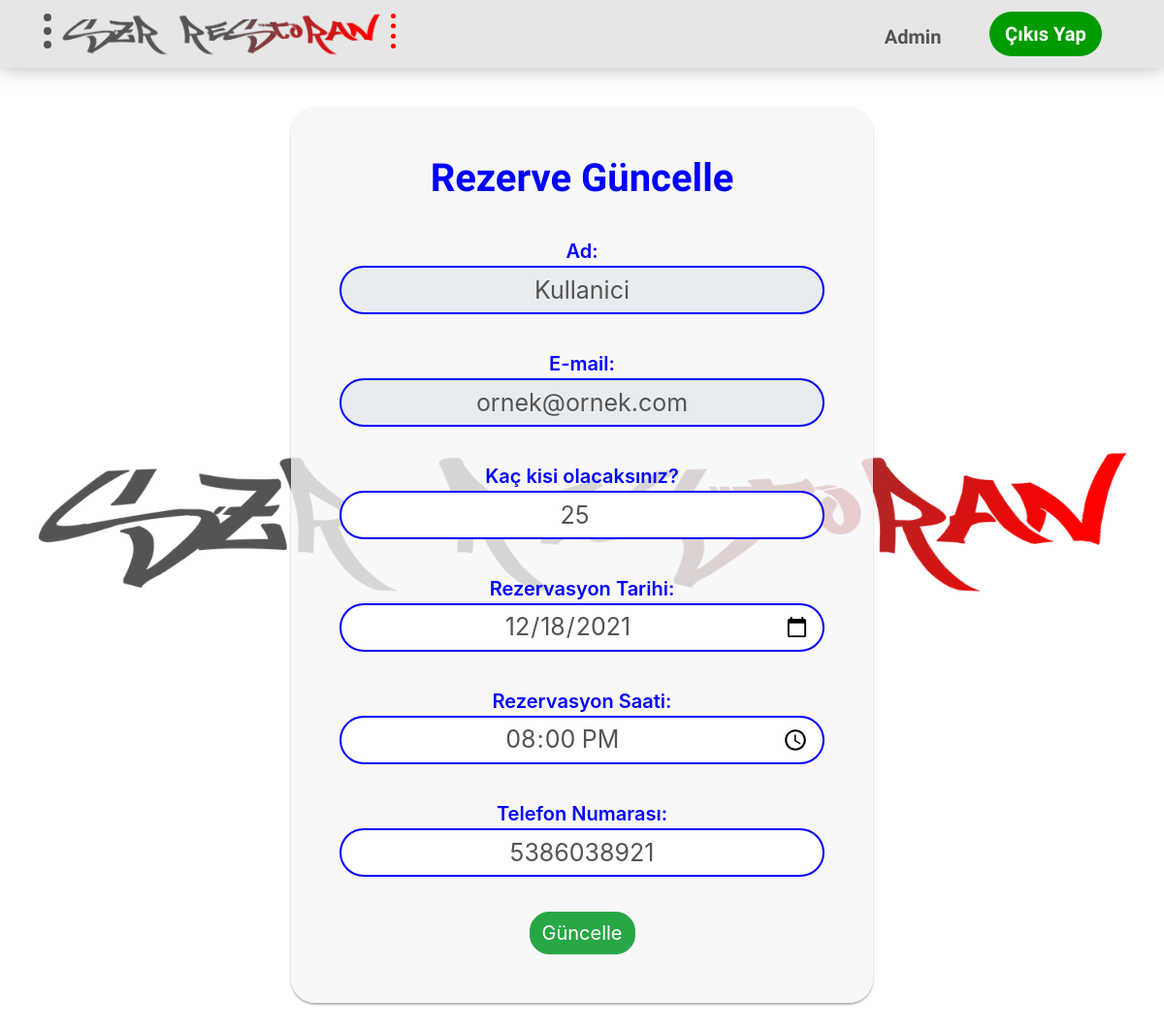
Page /dashboard/update.php?rezerve_id=2 (signed in) on the committed database.
### tables this page shows
CREATE TABLE `rezervasyon_bilgileri` (
  `rezerve_id` int(11) NOT NULL,
  `kullaniciID` int(11) NOT NULL,
  `rezerve_tarihi` varchar(255) NOT NULL,
  `rezerve_saati` varchar(255) NOT NULL,
  `telefon` varchar(255) NOT NULL,
  `kisi_sayisi` varchar(255) NOT NULL
);

CREATE TABLE `kullanici` (
  `id` int(11) NOT NULL,
  `kullaniciAdi` varchar(255) NOT NULL,
  `adi` varchar(255) NOT NULL,
  `sifre` varchar(255) NOT NULL,
  `email` varchar(255) NOT NULL,
  `rol` varchar(255) NOT NULL,
  `katılma_tarihi` varchar(255) NOT NULL
);

### dashboard/update.php (the view, shortened to what this page needs)
<?php include 'includes/connection.php';
include 'includes/adminheader.php'; ?>
<?php
$rezerve_id = $_GET['rezerve_id'];
$show = mysqli_query($conn, "SELECT * FROM kullanici as k JOIN rezervasyon_bilgileri AS rb ON k.id = rb.kullaniciID where rb.rezerve_id=$rezerve_id limit 1");
$result = mysqli_fetch_array($show);
?>
<div class="container">
    <div class="updateform">
        <form method="post" id="updateForm" action="updated.php">
            <h1>Rezerve Güncelle</h1>
            <div class="form-group">
                <label for="email">Ad:</label>
                <input type="text" class="form-control" name="Adi" id="Adi" value="<?php echo $result['adi']; ?>" readonly>
            </div>
            <div class="form-group">
                <label for="email">E-mail:</label>
                <input type="email" class="form-control" name="Email" id="Email"  value="<?php echo $result['email']; ?>" readonly>
            </div>
            <div class="form-group">
                <label for="email">Kaç kisi olacaksınız?</label>
                <input type="number" class="form-control" name="Kisi" id="Kisi" placeholder="Ör:5" value="<?php echo $result['kisi_sayisi']; ?>" required>
            </div>
            <div class="form-group">
                <label for="email">Rezervasyon Tarihi:</label>
                <input type="date" class="form-control" name="Tarih" id="Tarih" value="<?php echo $result['rezerve_tarihi']; ?>" required>
            </div>
            <div class="form-group">
                <label for="email">Rezervasyon Saati:</label>
                <input type="time" class="form-control" name="Saat" id="Saat" value="<?php echo $result['rezerve_saati']; ?>" required>
            </div>
            <div class="form-group">
                <label for="email">Telefon Numarası:</label>
                <input type="tel" step="any" class="form-control" placeholder="Telefon numaranız" name="Telefon" id="Telefon" value="<?php echo $result['telefon']; ?>" required>
            </div>
            <div style="text-align: center;">
                <button type="submit" class="btn update btn-success" style=" font-size: 20px; border-radius:20px;">Güncelle</button>
            </div>
        </form>
    </div>
</div>

### assets/css/style.css (style rules this page uses)
body { font-family: "Satisfy", serif; color: #545454; font-size: 20px; background: url("../../assets/images/IMG_9760.PNG") lightgrey center no-repeat; background-size: contain; }
h1, h2, h3, h4, h5, h6 { font-family: "Satisfy", serif; }

### assets/css/styles.css (style rules this page uses)
.updateform { background:rgba(247, 247, 247, 0.8); width: 600px; margin: 40px auto; padding: 50px; border-radius: 25px; box-shadow: 0px 2px 2px rgba(0, 0, 0, 0.3); text-align: center; }
.updateform h1 { color: blue; font-weight: 600; font-size: 40px; }
.updateform label { color: blue; margin-top: 20px; margin-bottom: 0px; font-size: 20px; font-weight: 600; }
.updateform input { width: 100%; height: 50px; border:2px solid blue; border-radius: 25px; font-size: 25px; color: #545454; text-align: center; margin-bottom: 0; }
.updateform .update { margin-top: 20px; }
.btn { font-size: 25px; border-radius: 25px; }
.form-group { margin-bottom: 0; }

### rows in the picture
rezervasyon_bilgileri: Adi "Kullanici", Email "ornek@ornek.com", Kisi "25", Tarih "12/18/2021", Saat "20:00", Telefon "5386038921"

### other values in the picture
$_SESSION['adi'] "Admin"
